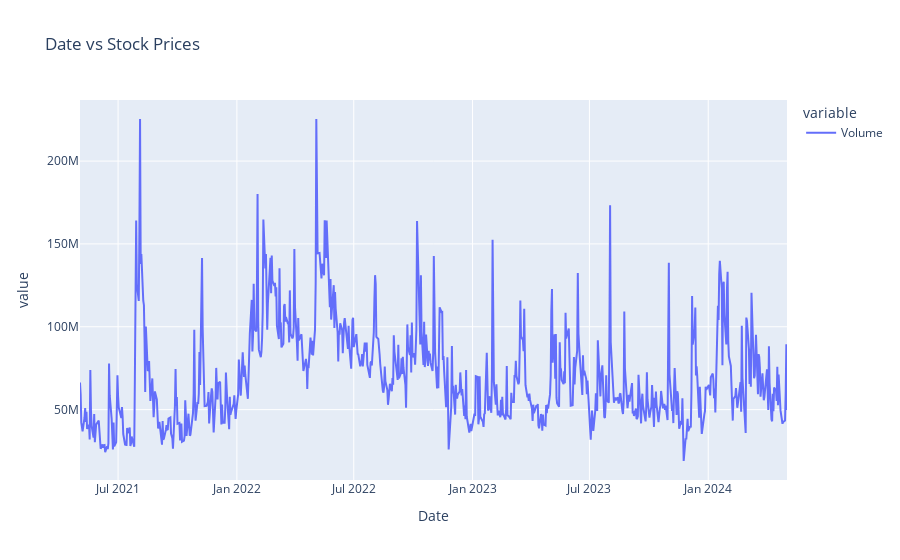

This figure's notebook cell:
### Markdown cell above
Judging the Closing price, AMD has been experiencing a volatile rise and drop in its price. The most recent drop can be explained with AMD's struggle to impress Wall Street with its earnings season, investors were not impressed even amid the rise in AI demand. Leading to a near 9% drop in stock price and affecting other company stocks such as Nvidia with a 3% stock drop. This may be a good opportunity to take in the semiconductor market to start investing into AMD.

### Code cell
fig = px.line(df_amd, y=['Volume'], title = 'Date vs Stock Prices')
fig.show()

### Figure 1 — Plotly figure (JSON) as saved in the notebook; plotly's stock layout.template omitted (floating-point values rounded to 4 significant figures; data arrays with more than 128 entries replaced by an {"elided": "..."} marker saying what was removed)
{"data": [{"hovertemplate": "variable=Volume<br>Date=%{x}<br>value=%{y}<extra></extra>", "legendgroup": "Volume", "line": {"color": "#636efa", "dash": "solid"}, "marker": {"symbol": "circle"}, "mode": "lines", "name": "Volume", "orientation": "v", "showlegend": true, "type": "scatter", "x": {"elided": "756 str values"}, "xaxis": "x", "y": {"elided": "756 int values"}, "yaxis": "y"}], "layout": {"legend": {"title": {"text": "variable"}, "tracegroupgap": 0}, "title": {"text": "Date vs Stock Prices"}, "xaxis": {"anchor": "y", "domain": [0, 1], "title": {"text": "Date"}}, "yaxis": {"anchor": "x", "domain": [0, 1], "title": {"text": "value"}}}}
